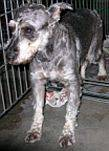
#> input picture dataset/cat_dog_500/train/dog/dog.10001.jpg, 109 x 151 px; its folder holds only this picture in this run
$ jupyter execute --allow-errors ProyectoVision.ipynb   (older library calls are emulated)
#> lines starting #> are read from the running program, lines starting #| are printed output that depends on the picture
# Perros vs Gatos — Notebook

[cell 1]
import numpy as np
import os
import cv2
import random
import time
import matplotlib.pylab as plt
import pickle
import multiprocessing

from typing import Tuple, List, Optional
from abc import ABC, abstractmethod
from numba import njit
from sklearn.ensemble import AdaBoostClassifier
from sklearn.ensemble import RandomForestClassifier
from sklearn.tree import DecisionTreeClassifier
from sklearn.model_selection import train_test_split

[cell 2]
# ======== SISTEMA DE LECTURA DE DATOS ========
class ClasePerroGato:
    CLASE_PERRO = -1
    CLASE_GATO = 1

class Lector:
    def __init__(self, ruta_train_perros: str, ruta_train_gatos: str,
                ruta_test_perros: str, ruta_test_gatos: str, semilla: int):
        self.__ruta_train_perros = ruta_train_perros
        self.__ruta_train_gatos = ruta_train_gatos
        self.__ruta_test_perros = ruta_test_perros
        self.__ruta_test_gatos = ruta_test_gatos
        self.__semilla = semilla
        self.__REESCALADO = (256, 256) # No tocar

    def leer_dataset(self) -> Tuple[List[np.ndarray], List, List[np.ndarray], List]:
        ''' Devuelve X_train, y_train, X_test, y_test '''
        X_train, y_train = self.__cargar_conjunto(
            self.__ruta_train_perros,
            self.__ruta_train_gatos
        )

        X_test, y_test = self.__cargar_conjunto(
            self.__ruta_test_perros,
            self.__ruta_test_gatos
        )
        return X_train, y_train, X_test, y_test

    def __cargar_conjunto(self, ruta_perros: str, ruta_gatos: str) -> Tuple[List, List]:
        imgs_perros = self.__cargar_imagenes(ruta_perros)
        imgs_gatos = self.__cargar_imagenes(ruta_gatos)
        clases_perros =  [ClasePerroGato.CLASE_PERRO for i in range(len(imgs_perros))]
        clases_gatos = [ClasePerroGato.CLASE_GATO for i in range(len(imgs_gatos))]

        imagenes = imgs_perros + imgs_gatos
        clases = clases_perros + clases_gatos

        random.seed(self.__semilla)
        random.shuffle(imagenes)
        random.seed(self.__semilla)
        random.shuffle(clases)

        return imagenes, clases

    def __cargar_imagenes(self, ruta: str) -> List:
        imagenes = []
        archs_imgs = os.listdir(ruta)
        for arch in archs_imgs:
            img = cv2.imread(ruta + '/' + arch)
            img = cv2.cvtColor(img, cv2.COLOR_BGR2RGB)
            img = self.__reescalar_imagen(img)
            imagenes.append(img)
        return imagenes

    def __reescalar_imagen(self, img: np.ndarray) -> np.ndarray:
        h, w = self.__REESCALADO
        if (np.abs(np.log2(h) - round(np.log2(h))) > 10e-2 or
            np.abs(np.log2(w) - round(np.log2(w))) > 10e-2):
            raise Exception('El reescalado tiene que ser potencia de 2')
        if h != w:
            raise Exception('El reescalado debe ser cuadrado')

        h, w = img.shape[0], img.shape[1]
        tam_obj = self.__REESCALADO[0] # O self.__REESCALADO[1] (Es cuadrada)
        escala = tam_obj / max(h, w)
        nuevo_w = int(w * escala)
        nuevo_h = int(h * escala)
        reescalada = cv2.resize(img, (nuevo_w, nuevo_h), interpolation=cv2.INTER_AREA)

        pad_w = tam_obj - nuevo_w
        pad_h = tam_obj - nuevo_h
        pad_left = pad_w // 2
        pad_right = pad_w - pad_left
        pad_top = pad_h // 2
        pad_bottom = pad_h - pad_top
        resultado = cv2.copyMakeBorder(
            reescalada,
            pad_top, pad_bottom,
            pad_left, pad_right,
            cv2.BORDER_CONSTANT,
            value=[0, 0, 0]
        )
        return resultado

[cell 3]
# ======== SISTEMA DE PREPROCESAMIENTO ========
# [26 lines left out: functions conv_media_preprocesador, conv_mediana_preprocesador, conv_kernel_preprocesador, not called in this run]

class Preprocesador(ABC):
    def __init__(self, m: int):
        if m % 2 == 0 or m <= 0:
            raise Exception('El tamaño del kernel tiene que ser impar y positivo')

        self.__m = m

    @abstractmethod
    def preprocesar(self, img: np.ndarray) -> np.ndarray:
        pass

    def filtro_media(self, img: np.ndarray) -> np.ndarray:
        return self.__aplicar_filtro(img, 'media')

    def filtro_mediana(self, img: np.ndarray) -> np.ndarray:
        return self.__aplicar_filtro(img, 'mediana')

    def filtro_gaussiano(self, img: np.ndarray, sigma: float) -> np.ndarray:
        kernel = cv2.getGaussianKernel(self.__m, sigma) * cv2.getGaussianKernel(self.__m, sigma).T
        return self.__aplicar_filtro(img, 'gaussiano', kernel)

    # [36 lines left out: functions __aplicar_filtro, equalizar, __equalizar_canal, not called in this run]

class PrepMedia(Preprocesador):
    def __init__(self, m: int):
        super().__init__(m)

    def preprocesar(self, img: np.ndarray) -> np.ndarray:
        return self.filtro_media(img)

class PrepMediana(Preprocesador):
    def __init__(self, m: int):
        super().__init__(m)

    def preprocesar(self, img: np.ndarray) -> np.ndarray:
        return self.filtro_mediana(img)

class PrepGaussiano(Preprocesador):
    def __init__(self, m: int, sigma: float):
        super().__init__(m)
        self.__sigma = sigma

    def preprocesar(self, img: np.ndarray) -> np.ndarray:
        return self.filtro_gaussiano(img, self.__sigma)

class PrepMediaEqu(Preprocesador):
    def __init__(self, m):
        super().__init__(m)

    def preprocesar(self, img: np.ndarray) -> np.ndarray:
        filtrada = self.filtro_media(img)
        return self.equalizar(filtrada)
class PrepMedianaEqu(Preprocesador):
    def __init__(self, m: int):
        super().__init__(m)

    def preprocesar(self, img: np.ndarray) -> np.ndarray:
        filtrada = self.filtro_mediana(img)
        return self.equalizar(filtrada)

class PrepGaussianoEqu(Preprocesador):
    def __init__(self, m: int, sigma: float):
        super().__init__(m)
        self.__sigma = sigma

    def preprocesar(self, img: np.ndarray) -> np.ndarray:
        filtrada = self.filtro_gaussiano(img, self.__sigma)
        return self.equalizar(filtrada)

[cell 4]
# ======== SISTEMA DE EXTRACCION DE CARACTERISTICAS ========
# [15 lines left out: function conv_algoritmo_texturas, not called in this run]

class AlgoritmoCaracteristicas(ABC):
    @abstractmethod
    def calc_vector_caracteristicas(self, imagen: np.ndarray) -> np.ndarray:
        pass

class AlgoritmoHistograma(AlgoritmoCaracteristicas):
    def __init__(self):
        super().__init__()

    # [7 lines left out: function calc_vector_caracteristicas, not called in this run]

    def __calc_histograma_canal(self, canal: np.ndarray) -> np.ndarray:
        return cv2.calcHist([canal], [0], None, [256], [0, 256]).flatten()

class AlgoritmoTexturas(AlgoritmoCaracteristicas):
    def __init__(self):
        super().__init__()

    # [9 lines left out: function calc_vector_caracteristicas, not called in this run]

class AlgoritmoOrientaciones(AlgoritmoCaracteristicas):
    def __init__(self):
        super().__init__()

    # [60 lines left out: functions calc_vector_caracteristicas, _calcular_derivadas_Sobel, _calc_imagen_histograma, _calc_histograma_bloque, _normalizacion_por_bloques, not called in this run]

class AlgoritmoNuestro(AlgoritmoCaracteristicas):
    def __init__(self):
        super().__init__()

        self.__alg_tex = AlgoritmoTexturas()

    # [27 lines left out: functions calc_vector_caracteristicas, __calc_vector_carac_imagen_interior, __calc_vector_carac_imagen_exterior, not called in this run]

class TransformadorCaracteristicas:
    def __init__(self, algoritmo: AlgoritmoCaracteristicas):
        self.__algoritmo = algoritmo

    def transformar(self, img: np.ndarray) -> np.ndarray:
        return self.__algoritmo.calc_vector_caracteristicas(img)

[cell 5]
# ======== SISTEMA DE IA ========
class PredictorPerroGato(ABC):
    def __init__(self, min_est: int, max_est: int):
        ''' Rango numero estimadores: [min_est, max_est) '''
        if min_est < 1 or max_est < 2:
            raise Exception('Requisito: Numero de estimadores >= 2')
        if max_est <= min_est:
            raise Exception('Requisito: min_est < max_est')

        self.__min_est = min_est
        self.__max_est = max_est
        self.__modelo = None

    # [37 lines left out: functions entrenar, predecir, not called in this run]

    @abstractmethod
    def crear_modelo(self, n_estimadores: int):
        pass

class PredictorAdaboost(PredictorPerroGato):
    def __init__(self, min_est: int, max_est: int, semilla: int):
        super().__init__(min_est, max_est)

        self.__semilla = semilla

    # [5 lines left out: function crear_modelo, not called in this run]

class PredictorRandomForest(PredictorPerroGato):
    def __init__(self, min_est: int, max_est: int, semilla: int):
        super().__init__(min_est, max_est)

        self.__semilla = semilla

    def crear_modelo(self, n_estimadores: int):
        return RandomForestClassifier(n_estimators=n_estimadores, random_state=self.__semilla)

[cell 6]
# ======== SISTEMA DE EXPERIMENTACION ========
class Experimento:
    def __init__(
            self, nombre: str,
            preprocesador: Preprocesador,
            algoritmo: AlgoritmoCaracteristicas,
            predictor: PredictorPerroGato,
            semilla: int
        ) -> None:

        self.__nombre = nombre
        self.__semilla = semilla
        self.__preprocesador = preprocesador
        self.__algoritmo = algoritmo
        self.__predictor = predictor

    def realizar(self):
        print('===============================')
        print('   ' + self.__nombre)
        print('===============================')

        resultados = self.__ejecutar_procedimiento()

        preprocesador = resultados['preprocesador']
        algoritmo = resultados['algoritmo']
        predictor = resultados['predictor']
        tiempo = resultados['tiempo']
        tam_vector = resultados['tam_vector']
        best_n_est = resultados['best_n_est']
        acc = resultados['acc']
        acc_gatos = resultados['acc_gatos']
        acc_perros = resultados['acc_perros']

        print('   Resultados:')
        print(f'      Tiempo: {tiempo}seg')
        print(f'      Tamaño del vector de caracteristicas: {tam_vector}')
        print(f'      Mejor n_est: ', best_n_est)
        print(f'      Accuracy en test: ', acc)
        print(f'      Accuracy en test (Gatos): ', acc_gatos)
        print(f'      Accuracy en test (Perros): ', acc_perros)
        print(f'      Sistemas: ', end='')
        print(f'{preprocesador}', end=' ')
        print(f'{algoritmo}', end=' ')
        print(f'{predictor}')
        print(f'----------------------------------------', end='')
        print(f'----------------------------------------\n')

        return resultados

    def __ejecutar_procedimiento(self):
        t_ini = time.time()
        X_train, y_train, X_test, y_test = self.__leer_imagenes()
        X_train, X_test = self.__preprocesar_imagenes(X_train, X_test)
        X_train, X_test = self.__transformar_imagenes(X_train, X_test)
        best_n_est, acc, acc_gatos, acc_perros, accs_val, accs_train = self.__utilizar_IA(
            np.array(X_train),
            np.array(y_train),
            np.array(X_test),
            np.array(y_test)
        )
        t_fin = time.time()
        tiempo = round(t_fin - t_ini, 2)

        resultados = {
            'preprocesador': self.__preprocesador.__class__.__name__,
            'algoritmo': self.__algoritmo.__class__.__name__,
            'predictor': self.__predictor.__class__.__name__,
            'tiempo': tiempo,
            'tam_vector': X_train[0].shape,
            'best_n_est': best_n_est,
            'acc': acc,
            'acc_gatos': acc_gatos,
            'acc_perros': acc_perros,
            'accs_val': accs_val,
            'accs_train': accs_train
        }
        return resultados

    def __leer_imagenes(self) -> Tuple[np.ndarray, np.ndarray, np.ndarray, np.ndarray]:
        print('   Leyendo imágenes...')
        lector = Lector(
            ruta_train_perros='dataset/cat_dog_500/train/dog',
            ruta_train_gatos='dataset/cat_dog_500/train/cat',
            ruta_test_perros='dataset/cat_dog_500/test/dog',
            ruta_test_gatos='dataset/cat_dog_500/test/cat',
            semilla=self.__semilla
        )
        X_train, y_train, X_test, y_test = lector.leer_dataset()
        return X_train, y_train, X_test, y_test

    # [50 lines left out: functions __preprocesar_imagenes, __transformar_imagenes, __utilizar_IA, not called in this run]

#> (the rest of this cell did not finish here and is left out)


$ run again, on dataset/cat_dog_500/train/dog/dog.10042.jpg
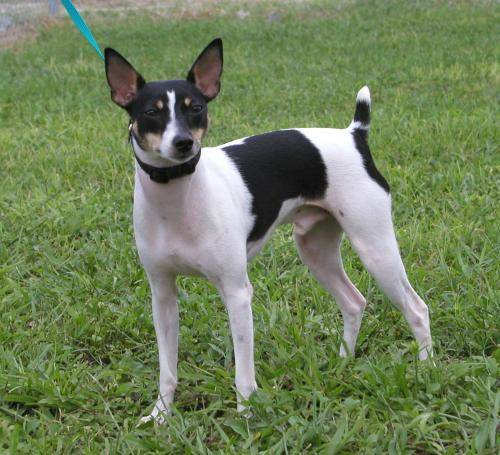
#> input picture dataset/cat_dog_500/train/dog/dog.10042.jpg, 500 x 455 px

$ run again, on dataset/cat_dog_500/train/dog/dog.10046.jpg
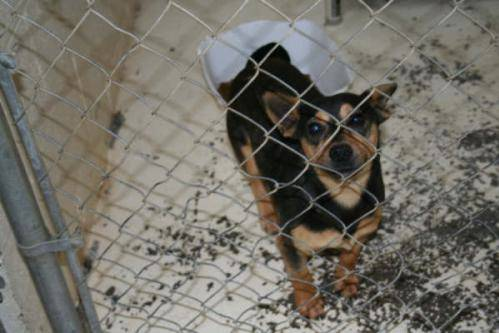
#> input picture dataset/cat_dog_500/train/dog/dog.10046.jpg, 499 x 333 px

$ run again, on dataset/cat_dog_500/train/dog/dog.10047.jpg
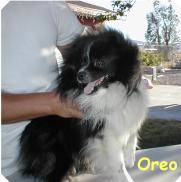
#> input picture dataset/cat_dog_500/train/dog/dog.10047.jpg, 181 x 182 px

$ run again, on dataset/cat_dog_500/train/dog/dog.10011.jpg
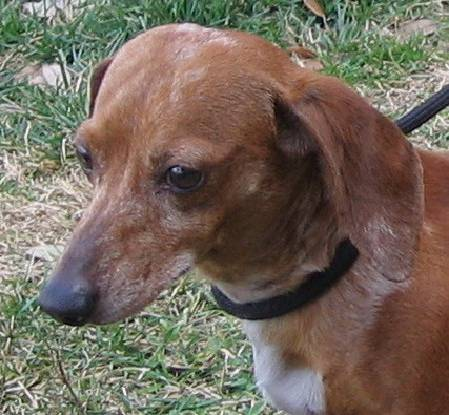
#> input picture dataset/cat_dog_500/train/dog/dog.10011.jpg, 449 x 415 px
